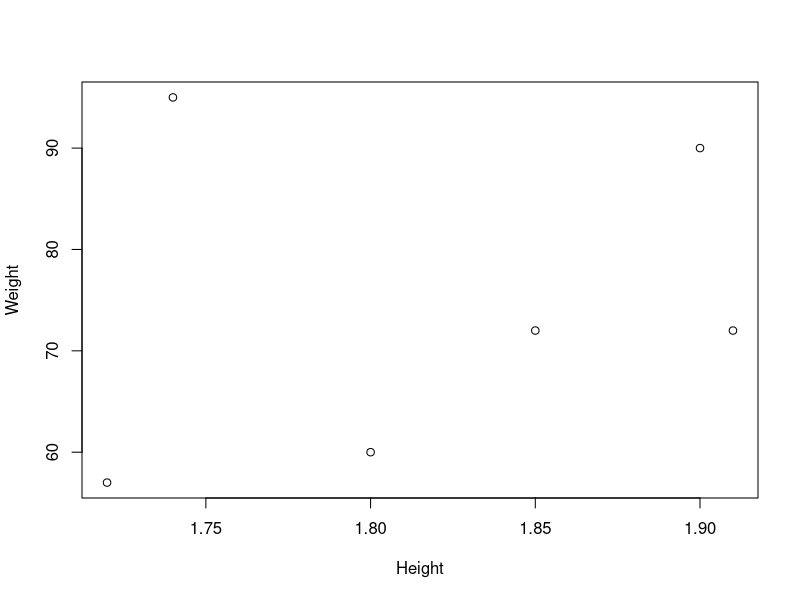

R code for this plot:
## ---- chunk 1
# the log of a positive number (x)
log(10)

# the default base of a log function is e (natural log)
log10(10)

# calculate log of previous number with different base with b being the base,
log(10, base = 3)

# log of a negative number is undefined because if y=logb(x) log(-10)

# x = b^y and since b is a positive number, x must be positive square-root of a positive number
sqrt(16)

# create a vector of 15 standard normal random variables
vector1 <- rnorm(15)

# calculate its mean
mean(vector1)

# calculate its SD
sd(vector1)

# change the mean to 10 and the SD to 2 and recalculate the vector of
# 15 random variables. calculate its mean and SD
vector1 <- rnorm(15, mean = 10, sd = 2)
mean(vector1)
sd(vector1)

# the means and sd are not exactly the same as specified because
# (?????)

# given two vectors
weight <- c(60, 72, 57, 90, 95, 72)
height <- c(1.80, 1.85, 1.72, 1.90, 1.74, 1.91)

# create a scatterplot
plot(height, weight, xlab = "Height", ylab = "Weight")

# calculate BMI
BMI <- weight / (height * height)

# calculate weight mean
mean(weight)

# subtract mean from each value of weight
weight - mean(weight)

# sum the result
sum (weight - mean(weight))
